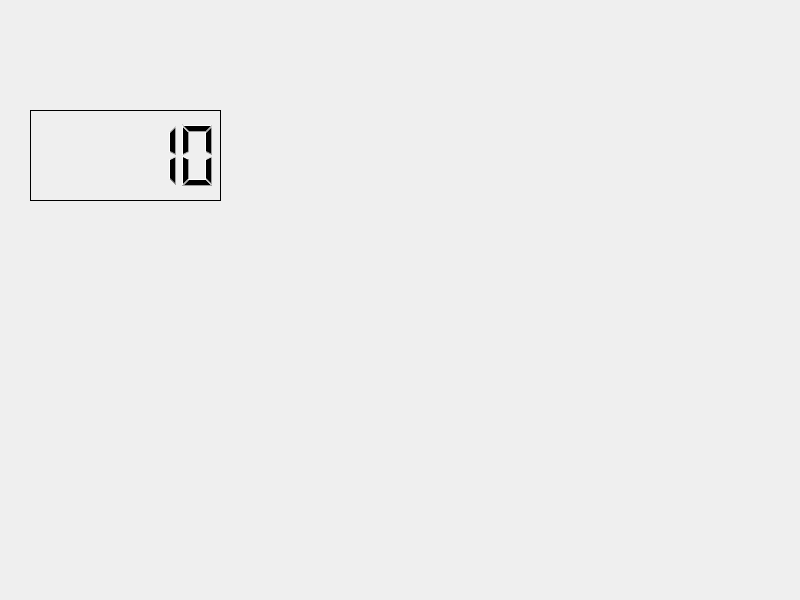
<?xml version="1.0" encoding="UTF-8"?>
<ui version="4.0">
 <class>Widget</class>
 <widget class="QWidget" name="Widget">
  <property name="geometry">
   <rect>
    <x>0</x>
    <y>0</y>
    <width>800</width>
    <height>600</height>
   </rect>
  </property>
  <property name="windowTitle">
   <string>Widget</string>
  </property>
  <widget class="QLCDNumber" name="lcdNumber">
   <property name="geometry">
    <rect>
     <x>30</x>
     <y>110</y>
     <width>191</width>
     <height>91</height>
    </rect>
   </property>
   <property name="frameShape">
    <enum>QFrame::Box</enum>
   </property>
   <property name="frameShadow">
    <enum>QFrame::Plain</enum>
   </property>
   <property name="digitCount">
    <number>5</number>
   </property>
   <property name="value" stdset="0">
    <double>10.000000000000000</double>
   </property>
  </widget>
 </widget>
 <resources/>
 <connections/>
</ui>
